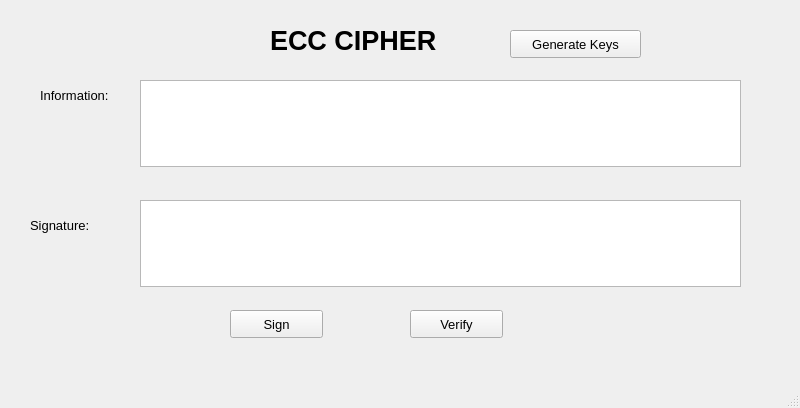
<?xml version="1.0" encoding="UTF-8"?>
<ui version="4.0">
 <class>MainWindow</class>
 <widget class="QMainWindow" name="MainWindow">
  <property name="geometry">
   <rect>
    <x>0</x>
    <y>0</y>
    <width>800</width>
    <height>408</height>
   </rect>
  </property>
  <property name="windowTitle">
   <string>MainWindow</string>
  </property>
  <widget class="QWidget" name="centralwidget">
   <widget class="QTextEdit" name="txt_sign">
    <property name="geometry">
     <rect>
      <x>140</x>
      <y>200</y>
      <width>601</width>
      <height>87</height>
     </rect>
    </property>
    <property name="readOnly">
     <bool>true</bool>
    </property>
   </widget>
   <widget class="QPushButton" name="btn_sign">
    <property name="geometry">
     <rect>
      <x>230</x>
      <y>310</y>
      <width>93</width>
      <height>28</height>
     </rect>
    </property>
    <property name="font">
     <font>
      <pointsize>10</pointsize>
     </font>
    </property>
    <property name="text">
     <string>Sign</string>
    </property>
   </widget>
   <widget class="QLabel" name="label">
    <property name="geometry">
     <rect>
      <x>270</x>
      <y>0</y>
      <width>271</width>
      <height>81</height>
     </rect>
    </property>
    <property name="font">
     <font>
      <pointsize>20</pointsize>
      <weight>75</weight>
      <bold>true</bold>
     </font>
    </property>
    <property name="text">
     <string>ECC CIPHER</string>
    </property>
   </widget>
   <widget class="QLabel" name="txt_cipherText">
    <property name="geometry">
     <rect>
      <x>30</x>
      <y>210</y>
      <width>91</width>
      <height>31</height>
     </rect>
    </property>
    <property name="font">
     <font>
      <pointsize>10</pointsize>
     </font>
    </property>
    <property name="text">
     <string>Signature:</string>
    </property>
   </widget>
   <widget class="QPushButton" name="btn_verify">
    <property name="geometry">
     <rect>
      <x>410</x>
      <y>310</y>
      <width>93</width>
      <height>28</height>
     </rect>
    </property>
    <property name="font">
     <font>
      <pointsize>10</pointsize>
     </font>
    </property>
    <property name="text">
     <string>Verify</string>
    </property>
   </widget>
   <widget class="QLabel" name="txt_plainText">
    <property name="geometry">
     <rect>
      <x>40</x>
      <y>80</y>
      <width>91</width>
      <height>31</height>
     </rect>
    </property>
    <property name="font">
     <font>
      <pointsize>10</pointsize>
     </font>
    </property>
    <property name="text">
     <string>Information:</string>
    </property>
   </widget>
   <widget class="QTextEdit" name="txt_info">
    <property name="geometry">
     <rect>
      <x>140</x>
      <y>80</y>
      <width>601</width>
      <height>87</height>
     </rect>
    </property>
   </widget>
   <widget class="QPushButton" name="btn_gen_keys">
    <property name="geometry">
     <rect>
      <x>510</x>
      <y>30</y>
      <width>131</width>
      <height>28</height>
     </rect>
    </property>
    <property name="font">
     <font>
      <pointsize>10</pointsize>
     </font>
    </property>
    <property name="text">
     <string>Generate Keys</string>
    </property>
   </widget>
  </widget>
  <widget class="QMenuBar" name="menubar">
   <property name="geometry">
    <rect>
     <x>0</x>
     <y>0</y>
     <width>800</width>
     <height>26</height>
    </rect>
   </property>
  </widget>
  <widget class="QStatusBar" name="statusbar"/>
 </widget>
 <resources/>
 <connections/>
</ui>
